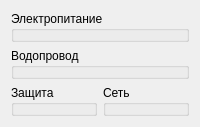
            <widget class="QWidget" name="page_1">
             <property name="styleSheet">
              <string notr="true"/>
             </property>
             <layout class="QVBoxLayout" name="verticalLayout_7">
              <item>
               <layout class="QGridLayout" name="grd_HomeRootWidget">
                <item row="1" column="0" colspan="2">
                 <widget class="QGroupBox" name="box_WaterConOwv">
                  <property name="sizePolicy">
                   <sizepolicy hsizetype="Expanding" vsizetype="Preferred">
                    <horstretch>0</horstretch>
                    <verstretch>0</verstretch>
                   </sizepolicy>
                  </property>
                  <property name="maximumSize">
                   <size>
                    <width>16777215</width>
                    <height>16777215</height>
                   </size>
                  </property>
                  <property name="title">
                   <string>Водопровод</string>
                  </property>
                 </widget>
                </item>
                <item row="2" column="0">
                 <widget class="QGroupBox" name="box_DefenseOwv">
                  <property name="sizePolicy">
                   <sizepolicy hsizetype="Preferred" vsizetype="Preferred">
                    <horstretch>0</horstretch>
                    <verstretch>0</verstretch>
                   </sizepolicy>
                  </property>
                  <property name="maximumSize">
                   <size>
                    <width>16777215</width>
                    <height>16777215</height>
                   </size>
                  </property>
                  <property name="title">
                   <string>Защита</string>
                  </property>
                 </widget>
                </item>
                <item row="2" column="1">
                 <widget class="QGroupBox" name="box_NetworkOvw">
                  <property name="title">
                   <string>Сеть</string>
                  </property>
                 </widget>
                </item>
                <item row="0" column="0" colspan="2">
                 <widget class="QGroupBox" name="box_EnergyConOwv">
                  <property name="sizePolicy">
                   <sizepolicy hsizetype="Expanding" vsizetype="Preferred">
                    <horstretch>0</horstretch>
                    <verstretch>0</verstretch>
                   </sizepolicy>
                  </property>
                  <property name="maximumSize">
                   <size>
                    <width>16777215</width>
                    <height>16777215</height>
                   </size>
                  </property>
                  <property name="title">
                   <string>Электропитание</string>
                  </property>
                 </widget>
                </item>
               </layout>
              </item>
             </layout>
            </widget>
